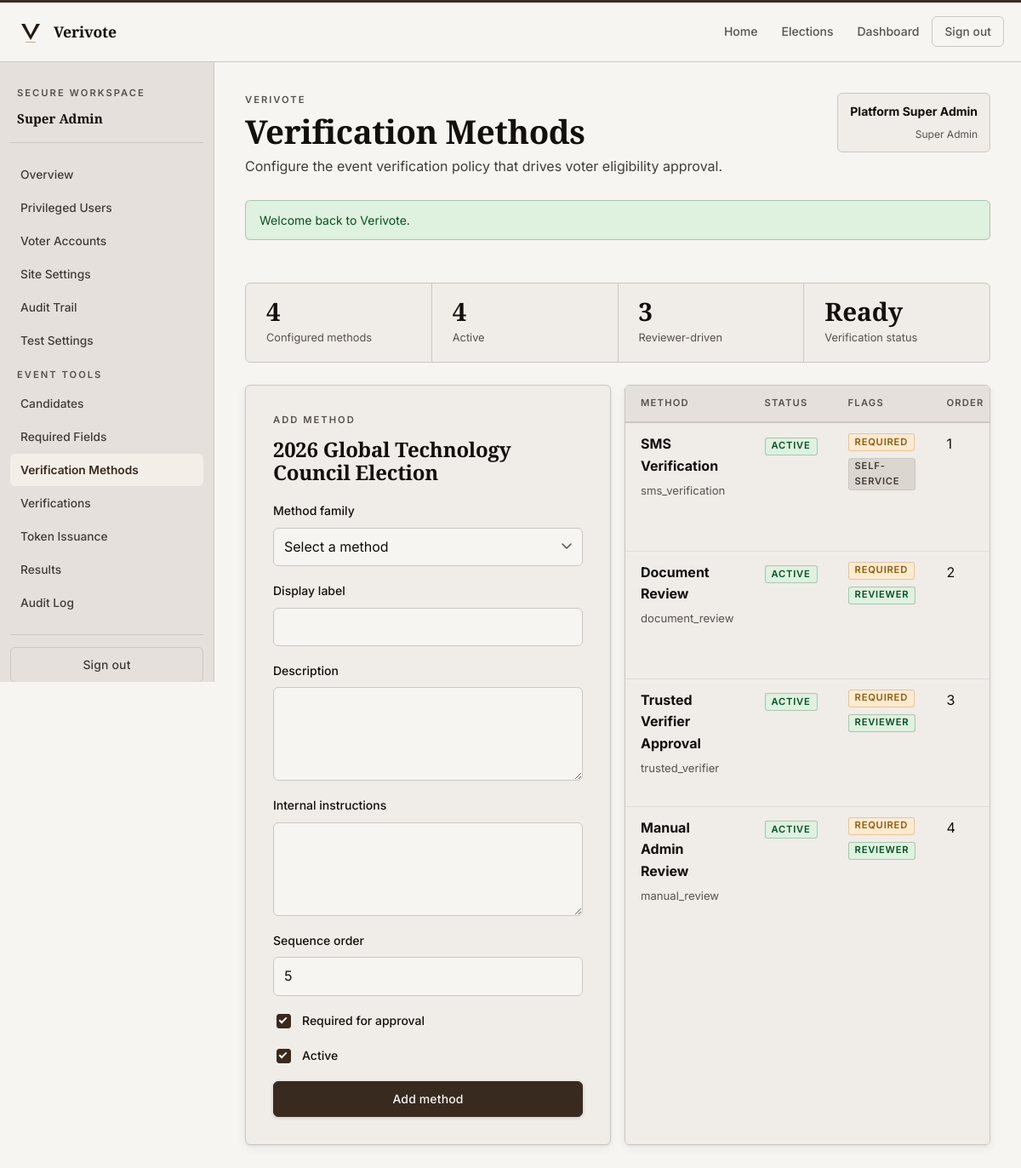
/creator/verification_methods.php?event=1 (signed in), run on the app's committed database.
### tables this page shows
CREATE TABLE events (
    id BIGINT UNSIGNED AUTO_INCREMENT PRIMARY KEY,
    created_by BIGINT UNSIGNED NOT NULL,
    title VARCHAR(200) NOT NULL,
    slug VARCHAR(220) NOT NULL UNIQUE,
    description TEXT NOT NULL,
    ballot_type ENUM('single_choice') NOT NULL DEFAULT 'single_choice',
    status ENUM('draft', 'scheduled', 'active', 'closed', 'archived') NOT NULL DEFAULT 'draft',
    start_at DATETIME NOT NULL,
    end_at DATETIME NOT NULL,
    timezone VARCHAR(80) NOT NULL DEFAULT 'UTC',
    result_visibility ENUM('private', 'public_after_close', 'public_live') NOT NULL DEFAULT 'public_after_close',
    personal_verification_enabled TINYINT(1) NOT NULL DEFAULT 1,
    public_audit_enabled TINYINT(1) NOT NULL DEFAULT 1,
    allow_self_registration TINYINT(1) NOT NULL DEFAULT 1,
    max_votes_per_token TINYINT UNSIGNED NOT NULL DEFAULT 1,
    verification_policy ENUM('all_required', 'any_one', 'custom') NOT NULL DEFAULT 'all_required',
    eligibility_rules TEXT NULL,
    event_notice TEXT NULL,
    created_at TIMESTAMP NOT NULL DEFAULT CURRENT_TIMESTAMP,
    updated_at TIMESTAMP NOT NULL DEFAULT CURRENT_TIMESTAMP ON UPDATE CURRENT_TIMESTAMP,
    CONSTRAINT fk_events_creator FOREIGN KEY (created_by) REFERENCES users(id)
);

CREATE TABLE verification_methods (
    id BIGINT UNSIGNED AUTO_INCREMENT PRIMARY KEY,
    event_id BIGINT UNSIGNED NOT NULL,
    method_key VARCHAR(80) NOT NULL,
    label VARCHAR(150) NOT NULL,
    description VARCHAR(255) NULL,
    is_required TINYINT(1) NOT NULL DEFAULT 1,
    requires_reviewer TINYINT(1) NOT NULL DEFAULT 0,
    sequence_order INT UNSIGNED NOT NULL DEFAULT 1,
    config_json JSON NULL,
    is_active TINYINT(1) NOT NULL DEFAULT 1,
    created_at TIMESTAMP NOT NULL DEFAULT CURRENT_TIMESTAMP,
    UNIQUE KEY uniq_method (event_id, method_key),
    CONSTRAINT fk_verification_methods_event FOREIGN KEY (event_id) REFERENCES events(id) ON DELETE CASCADE
);

### config/database.php (called while the page is built, shortened)
<?php
function db(): PDO
{
    static $pdo = null;
    if ($pdo instanceof PDO) {
        return $pdo;
    }
    $config = app_config('db');
    $dsn = sprintf(
        'mysql:host=%s;port=%s;dbname=%s;charset=%s',
        $config['host'],
        $config['port'],
        $config['name'],
        $config['charset']
    );
    $pdo = new PDO($dsn, $config['user'], $config['pass'], [
        PDO::ATTR_ERRMODE => PDO::ERRMODE_EXCEPTION,
        PDO::ATTR_DEFAULT_FETCH_MODE => PDO::FETCH_ASSOC,
        PDO::ATTR_EMULATE_PREPARES => false,
    ]);
    return $pdo;
}

### includes/helpers.php (called while the page is built, shortened)
<?php
function e(null|string|int|float $value): string
{
    return htmlspecialchars((string) $value, ENT_QUOTES | ENT_SUBSTITUTE, 'UTF-8');
}
function fetch_one(string $sql, array $params = []): ?array
{
    $statement = db()->prepare($sql);
    $statement->execute($params);
    $row = $statement->fetch();
    return $row ?: null;
}
function fetch_all(string $sql, array $params = []): array
{
    $statement = db()->prepare($sql);
    $statement->execute($params);
    return $statement->fetchAll();
}
function fetch_event_by_id(int $eventId): ?array
{
    return fetch_one(
        'SELECT events.*, users.full_name AS creator_name
         FROM events
         INNER JOIN users ON users.id = events.created_by
         WHERE events.id = :event_id',
        ['event_id' => $eventId]
    );
}
function fetch_event_verification_methods(int $eventId, bool $activeOnly = false): array
{
    return fetch_all(
        'SELECT * FROM verification_methods
         WHERE event_id = :event_id' . ($activeOnly ? ' AND is_active = 1' : '') . '
         ORDER BY sequence_order ASC, id ASC',
        ['event_id' => $eventId]
    );
}
function event_readiness(int $eventId): array
{
    $counts = fetch_one(
        'SELECT
             (SELECT COUNT(*) FROM candidates_or_options WHERE event_id = :candidate_event_id AND is_active = 1) AS candidate_count,
             (SELECT COUNT(*) FROM event_required_fields WHERE event_id = :field_event_id) AS field_count,
             (SELECT COUNT(*) FROM verification_methods WHERE event_id = :method_event_id AND is_active = 1) AS verification_method_count',
        [
            'candidate_event_id' => $eventId,
            'field_event_id' => $eventId,
            'method_event_id' => $eventId,
        ]
    ) ?: ['candidate_count' => 0, 'field_count' => 0, 'verification_method_count' => 0];
    $issues = [];
    return [
        'candidate_count' => (int) $counts['candidate_count'],
        'field_count' => (int) $counts['field_count'],
        'verification_method_count' => (int) $counts['verification_method_count'],
        'is_ready' => $issues === [],
        'issues' => $issues,
    ];
}

### creator/verification_methods.php (the view, shortened to what this page needs)
<?php
$eventId = (int) ($_GET['event'] ?? $_POST['event_id'] ?? 0);
$event = fetch_event_by_id($eventId);
$methods = fetch_event_verification_methods($eventId);
$editMethodId = (int) ($_GET['edit'] ?? 0);
$editMethod = $editMethodId > 0 ? fetch_one(
    'SELECT * FROM verification_methods WHERE id = :id AND event_id = :event_id',
    ['id' => $editMethodId, 'event_id' => $eventId]
) : null;
$readiness = event_readiness($eventId);
include dirname(__DIR__) . '/includes/header.php';
?>
<div class="stat-strip">
    <div class="stat-strip__item">
        <strong><?= e((string) count($methods)); ?></strong>
        <p>Configured methods</p>
    </div>
    <div class="stat-strip__item">
        <strong><?= e((string) count(array_filter($methods, static fn(array $method): bool => (int) $method['is_active'] === 1))); ?></strong>
        <p>Active</p>
    </div>
    <div class="stat-strip__item">
        <strong><?= e((string) count(array_filter($methods, static fn(array $method): bool => (int) $method['requires_reviewer'] === 1))); ?></strong>
        <p>Reviewer-driven</p>
    </div>
    <div class="stat-strip__item">
        <strong><?= $readiness['verification_method_count'] > 0 ? 'Ready' : 'Missing'; ?></strong>
        <p>Verification status</p>
    </div>
</div>
<section class="grid-2">
    <article class="panel">
        <span class="eyebrow"><?= $editMethod ? 'Edit Method' : 'Add Method'; ?></span>
        <h2><?= e($event['title']); ?></h2>
        <form method="post" class="form-grid form-grid--single">
            <div class="field">
                <label for="method_key">Method family</label>
                <?php if ($editMethod): ?>
                    <input id="method_key" type="text" value="<?= e(format_status($editMethod['method_key'])); ?>" disabled>
                <?php else: ?>
                    <select id="method_key" name="method_key" required>
                        <option value="">Select a method</option>
                    </select>
                <?php endif; ?>
            </div>
            <div class="field">
                <label for="label">Display label</label>
                <input id="label" type="text" name="label" value="<?= e($editMethod['label'] ?? ''); ?>" required>
            </div>
            <div class="field">
                <label for="description">Description</label>
                <textarea id="description" name="description"><?= e((string) ($editMethod['description'] ?? '')); ?></textarea>
            </div>
            <div class="field">
                <label for="instructions">Internal instructions</label>
                <textarea id="instructions" name="instructions"><?= e((string) (json_decode_array($editMethod['config_json'] ?? null)['instructions'] ?? '')); ?></textarea>
            </div>
            <div class="field">
                <label for="sequence_order">Sequence order</label>
                <input id="sequence_order" type="number" min="1" name="sequence_order" value="<?= e((string) ($editMethod['sequence_order'] ?? (count($methods) + 1))); ?>">
            </div>
            <label><input type="checkbox" name="is_required" value="1" <?= !isset($editMethod['is_required']) || (int) $editMethod['is_required'] === 1 ? 'checked' : ''; ?>> Required for approval</label>
            <label><input type="checkbox" name="is_active" value="1" <?= !isset($editMethod['is_active']) || (int) $editMethod['is_active'] === 1 ? 'checked' : ''; ?>> Active</label>
            <button class="button button--primary" type="submit"><?= $editMethod ? 'Save method' : 'Add method'; ?></button>
        </form>
    </article>
    <article class="table-wrap">
        <table>
            <thead>
            <tr>
                <th>Method</th>
                <th>Status</th>
                <th>Flags</th>
                <th>Order</th>
            </tr>
            </thead>
            <tbody>
            <?php if (!$methods): ?>
                <tr><td colspan="5">No verification methods configured yet.</td></tr>
            <?php else: ?>
                <?php foreach ($methods as $method): ?>
                    <tr>
                        <td>
                            <strong><?= e($method['label']); ?></strong>
                            <p><?= e($method['method_key']); ?></p>
                        </td>
                        <td><span class="badge <?= (int) $method['is_active'] === 1 ? 'badge-success' : 'badge-muted'; ?>"><?= (int) $method['is_active'] === 1 ? 'Active' : 'Inactive'; ?></span></td>
                        <td>
                            <div class="pill-row">
                                <span class="badge <?= (int) $method['is_required'] === 1 ? 'badge-warning' : 'badge-muted'; ?>"><?= (int) $method['is_required'] === 1 ? 'Required' : 'Optional'; ?></span>
                                <span class="badge <?= (int) $method['requires_reviewer'] === 1 ? 'badge-success' : 'badge-muted'; ?>"><?= (int) $method['requires_reviewer'] === 1 ? 'Reviewer' : 'Self-service'; ?></span>
                            </div>
                        </td>
                        <td><?= e((string) $method['sequence_order']); ?></td>
                    </tr>
                <?php endforeach; ?>
            <?php endif; ?>
            </tbody>
        </table>
    </article>
</section>
<?php include dirname(__DIR__) . '/includes/footer.php'; ?>

### data on the page
events: title "2026 Global Technology Council Election"
verification_methods: label "SMS Verification", method_key "sms_verification", is_active "ACTIVE", is_required "REQUIRED", requires_reviewer "SELF-SERVICE", sequence_order "1"
verification_methods: label "Document Review", method_key "document_review", is_active "ACTIVE", is_required "REQUIRED", requires_reviewer "REVIEWER", sequence_order "2"
verification_methods: label "Trusted Verifier Approval", method_key "trusted_verifier", is_active "ACTIVE", is_required "REQUIRED", requires_reviewer "REVIEWER", sequence_order "3"
verification_methods: label "Manual Admin Review", method_key "manual_review", is_active "ACTIVE", is_required "REQUIRED", requires_reviewer "REVIEWER", sequence_order "4"

### other printed values
format_status(str_replace('_', ' ', $role)) "Super Admin"
$link['label'] "Overview"
$link['label'] "Privileged Users"
$link['label'] "Voter Accounts"
$link['label'] "Site Settings"
$link['label'] "Audit Trail"
$link['label'] "Test Settings"
$pageHeading "Verification Methods"
$pageDescription "Configure the event verification policy that drives voter eligibility approval."
$user['full_name'] "Platform Super Admin"
$user['role_name'] "Super Admin"
$flash['message'] "Welcome back to Verivote."
count($methods) "4"
